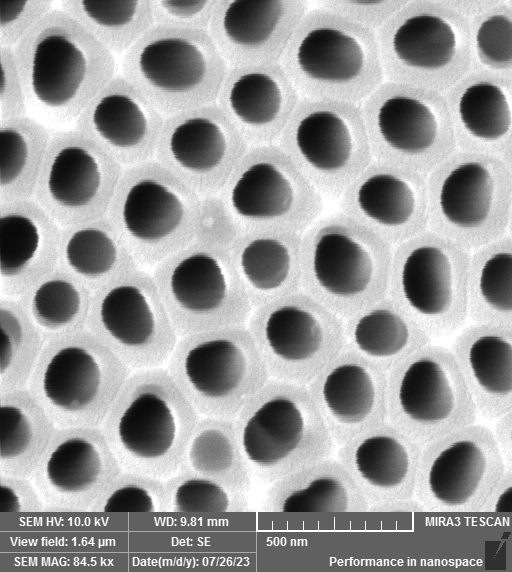
#> input picture test_img/front/Phosp-5hr-front-05.tif, 512 x 572 px, found by its file name
$ python edge_detection_for_uneven_surface.py
#> lines starting #> are read from the running program, lines starting #| are printed output that depends on the picture; after the words box and inside, x2 and y2 are one past the last pixel; in counts of white or black regions, pixels touching at a corner belong together
import numpy as np
import cv2
import math
# from textDetection import textDetection
from matplotlib import pyplot as plt

def euclidean_distance(point1, point2):
    return math.sqrt((point2[0] - point1[0])**2 + (point2[1] - point1[1])**2)

def find_closest_points(points):
    num_points = len(points)
    closest_points = [None] * num_points
    for i in range(num_points):
        min_distance = float('inf')
        for j in range(num_points):
            if i != j:
                distance = euclidean_distance(points[i], points[j])
                if distance < min_distance:
                    min_distance = distance
                    closest_points[i] = points[j]
    return closest_points

def plot_distribution(data_array):
    plt.hist(data_array, bins=10, edgecolor='black')  # You can adjust the number of bins as per your preference
    plt.xlabel('Values')
    plt.ylabel('Frequency')
    plt.xticks([np.min(data_array),np.mean(data_array),np.max(data_array)])

def get_longest_distance(data_array):
    max_x=1
    min_x=520
    max_y=1
    min_y=520
    for data in data_array:
        if data[1]>max_x:
            max_x=data[1]
        if data[1]<min_x:
            min_x=data[1]
        if data[0]>max_y:
            max_y=data[0]
        if data[0]<min_y:
            min_y=data[0]
    longest_x=max_x-min_x
    longest_y=max_y-min_y
    return [longest_x,longest_y]

def exact(data_array):
    pairs=[]
    for array in data_array:
        pairs.append([array[0][0],array[0][1]])
    return(pairs)

img_path='test_img/front/Phosp-5hr-front-05.tif'
img = cv2.imread(img_path, 0)
#> img is the input picture: shape (572, 512); min 8, max 255, mean 155.5
content_img = img[0:512, 0:512]
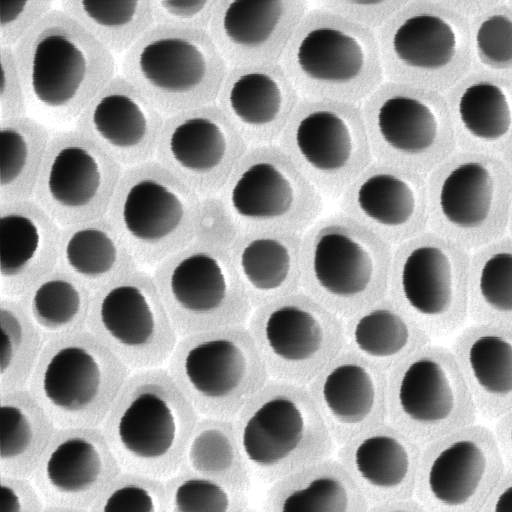
#> content_img: shape (512, 512); min 8, max 255, mean 160.4
text_img = img[513:550,257:423]
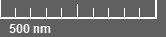
#> text_img: shape (37, 166); min 96, max 255, mean 111.6
# text=textDetection(text_img)
scale=cv2.threshold(text_img, 100, 255, cv2.THRESH_BINARY)[1]
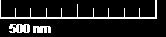
#> scale: shape (37, 166); 11.5% white in thin lines or dots, all inside (x1, y1, x2, y2) = (0, 0, 157, 33)
pixels=np.argwhere(scale == 255)
#> pixels = 704 pairs, first value 0 to 32, second value 0 to 156
scale_bar=get_longest_distance(pixels)
#> the loop in get_longest_distance, `for data in data_array:` made 704 passes
#> (data, max_y) on passes 7, 10, 13, 17, 21, 25, 29, 41, 53: ([2, 0], 2), ([3, 0], 3), ([4, 0], 4), ([5, 0], 5), ([6, 0], 6), ([7, 0], 7), ([8, 0], 8), ([9, 0], 9), ([10, 0], 10)
#> (data, max_x) on passes 2 to 3: ([0, 155], 155), ([0, 156], 156)
#> after the loop in get_longest_distance, `for data in data_array:`: max_x = 156; max_y = 32; min_x = 0
#> in get_longest_distance, `longest_x=max_x-min_x`: longest_x = 156
#> in get_longest_distance, `longest_y=max_y-min_y`: longest_y = 32
#> scale_bar = [156, 32]
kernel = np.ones((3,3), np.uint8)
content_blur = cv2.GaussianBlur(content_img, (3,3), 0)
# edges = cv2.Canny(content_blur,24,200)
ret, edges=cv2.threshold(content_blur,100,255,cv2.THRESH_BINARY_INV)
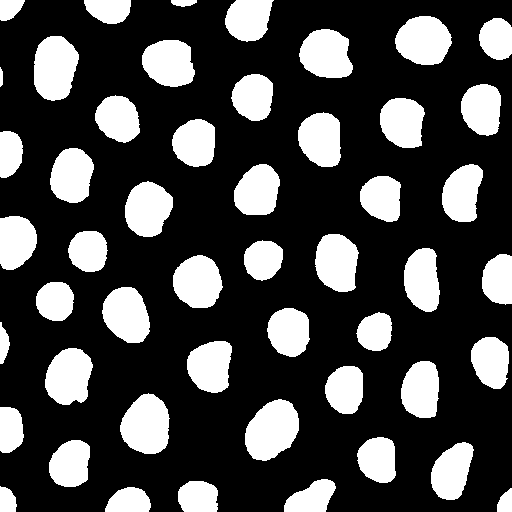
#> edges: shape (512, 512); 27.9% white; 50 white regions, largest, box (x1, y1, x2, y2) and area: (245, 399, 299, 461) 2423, (120, 393, 170, 454) 2292, (34, 36, 79, 101) 2287
close = cv2.morphologyEx(edges,cv2.MORPH_CLOSE,kernel,iterations=3)
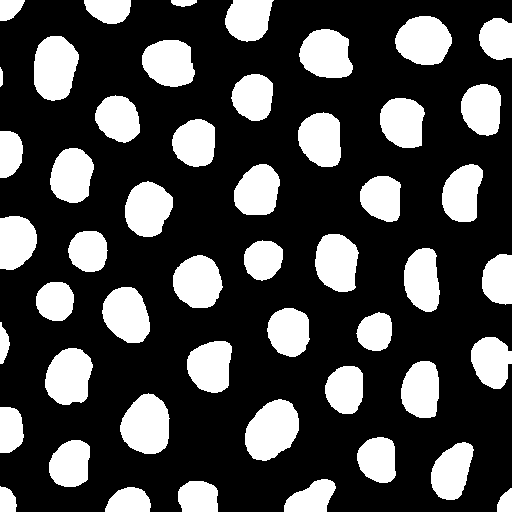
#> close: shape (512, 512); 28% white; 50 white regions
result = cv2.morphologyEx(edges,cv2.MORPH_CLOSE,kernel,iterations=3)
cnts = cv2.findContours(result, cv2.RETR_LIST,
                    cv2.CHAIN_APPROX_SIMPLE)[-2]
#> cnts = 50 contours; largest, box (x1, y1, x2, y2) and area: (245, 399, 299, 461) 2341, (120, 393, 170, 454) 2218, (34, 36, 79, 101) 2210, (395, 16, 452, 65) 2064, (45, 348, 93, 405) 2017
for cnt in cnts:
    cv2.drawContours(result,[cnt], 0, (255,255,255), -1)
#> this loop made 50 passes

minArea = 5
xcnts = []
xcnts_area = []
xcnts_distance = []
for cnt in cnts:
    cnt_t=exact(cnt)
    print(cnt_t)
    cnt_t_size=get_longest_distance(cnt_t)
    print(cnt_t_size)
    avg_diameter=0.5*(cnt_t_size[0]+cnt_t_size[1])
    if minArea<avg_diameter:
        x, y = cnt.mean(axis=0)[0]
        xcnts.append([x,y])
        xcnts_area.append(avg_diameter)
#> this loop made 50 passes
#> (longest_x in get_longest_distance, longest_y in get_longest_distance, avg_diameter, x, y) on passes 1 to 12: (23, 14, 18.5, 502.4, 499.1), (24, 45, 34.5, 129.4, 496.9), (25, 16, 20.5, 9.67, 495.7), (30, 39, 34.5, 196.4, 491.7), (32, 51, 41.5, 315, 492), (57, 42, 49.5, 452.8, 468.3), (46, 40, 43, 67.3, 462.7), (45, 38, 41.5, 375.6, 460.1), (45, 23, 34, 16.14, 429.6), (61, 53, 57, 272.6, 429.1), (60, 49, 54.5, 143.7, 426.1), (47, 37, 42, 340.4, 389.8)
#> (printed output is left out)
#> after the loop, xcnts = 50 pairs, first value 0.857 to 502.4, second value 3.53 to 499.1; xcnts_area = 50 values, max 57 at index 9, min 10.5 at index 40, mean 41.66
xcnts_closest_points=find_closest_points(xcnts)
#> in find_closest_points, `num_points = len(points)`: num_points = 50
#> in find_closest_points, `closest_points = [None] * num_points`: closest_points = 50 items
#> after the loop in find_closest_points, `for i in range(num_points):`: closest_points has the same summary as xcnts outside find_closest_points
#> xcnts_closest_points has the same summary as xcnts
for i in range(len(xcnts)):
    xcnts_distance.append(euclidean_distance(xcnts[i],xcnts_closest_points[i]))
#> after the loop, xcnts_distance = 50 values, max 86.2 at index 14, min 56.8 at index 40, mean 68.81
plt.figure('result')
plt.subplot(231),plt.imshow(content_img,cmap = 'gray')
plt.title('Original Image (%s)'%(img_path)), plt.xticks([]), plt.yticks([])
plt.subplot(232),plt.imshow(result,cmap = 'gray')
plt.title('Holes'), plt.xticks([]), plt.yticks([])
plt.subplot(233),plt.imshow(text_img,cmap = 'gray')
plt.text(0,50,'Scale bar length is %s pixels'%(scale_bar[0]),style='italic',color='red', fontsize=8)
plt.title('Scale'), plt.xticks([]), plt.yticks([])
plt.subplot(234),plot_distribution(xcnts_area)
plt.title('Diameter(pixel)')
plt.subplot(235),plot_distribution(xcnts_distance)
plt.title('Distance(pixel)')
plt.show()
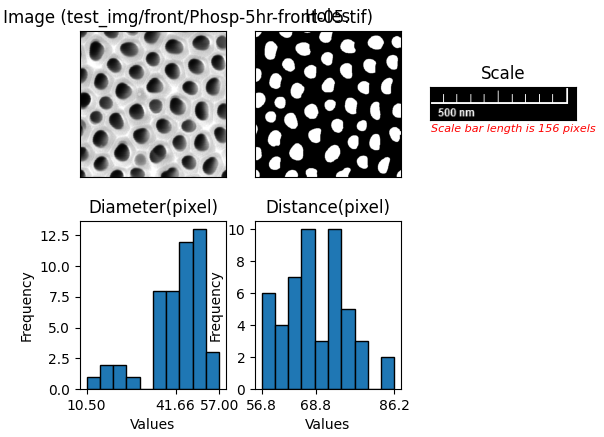
#> figure drawn by matplotlib, 5 panels; panel 4: tallest bar 13 high, from x = 47.7 to 52.35

$ run again, with test_img/front/Phosp-1hr-front-02.tif copied over test_img/front/Phosp-5hr-front-05.tif
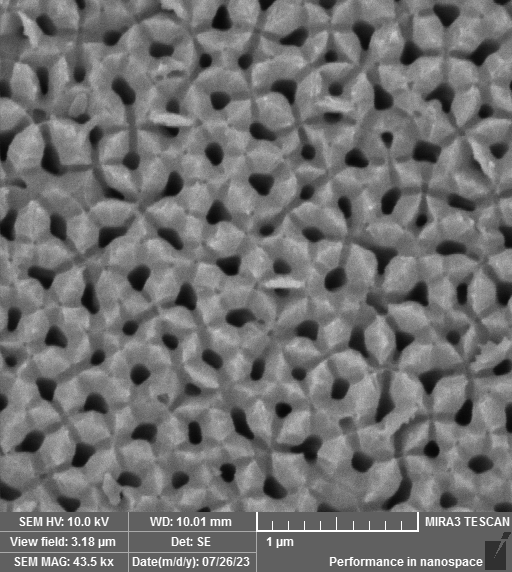
#> input picture test_img/front/Phosp-1hr-front-02.tif, 512 x 572 px, found by its file name
#> img is the input picture: shape (572, 512); min 6, max 255, mean 112.2
#> `scale=cv2.threshold(text_img, 100, 255, cv2.THRESH_BINARY)[1]`:
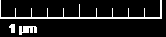
#> scale: shape (37, 166); 10% white in thin lines or dots
#> pixels = 615 pairs, first value 0 to 34, second value 0 to 161
#> the loop in get_longest_distance, `for data in data_array:` made 615 passes
#> (data, max_y) on passes 7, 10, 13, 17, 21, 25, 29, 41: ([2, 0], 2), ([3, 0], 3), ([4, 0], 4), ([5, 0], 5), ([6, 0], 6), ([7, 0], 7), ([8, 0], 8), ([9, 0], 9)
#> after the loop in get_longest_distance, `for data in data_array:`: max_x = 161; max_y = 34; min_x = 0
#> longest_x = 161
#> longest_y = 34
#> scale_bar = [161, 34]
#> edges: shape (512, 512); 28% white; 186 white regions (83 under 20 px), largest, box (x1, y1, x2, y2) and area: (377, 75, 512, 236) 4842, (358, 346, 512, 512) 4379, (31, 0, 181, 84) 2923
#> close: shape (512, 512); 29.4% white; 90 white regions (33 under 20 px)
#> cnts = 95 contours, 34 with area under 20; largest, box (x1, y1, x2, y2) and area: (0, 14, 186, 243) 10567, (311, 237, 512, 512) 10222, (292, 190, 431, 425) 6791, (338, 62, 512, 236) 6513, (0, 337, 108, 512) 3678
#> the loop `for cnt in cnts:` made 95 passes
#> cnt on passes 1, 5, 12, 13, 18, 29, 31, 33: [[36, 511], [37, 511]], [[158, 496], [158, 497], [159, 497], [159, 496]], [[487, 432], [487, 433]], [[111, 432], [111, 433], [112, 433]], [[118, 405], [118, 406]], [[319, 347]], [[87, 331]], [[509, 326], [509, 327], [511, 327], [511, 326]]
#> after the loop `for cnt in cnts:`:
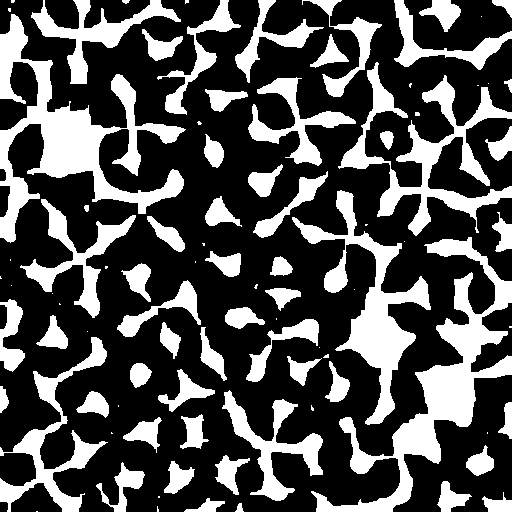
#> result: shape (512, 512); 31.1% white; 90 white regions (33 under 20 px), largest, box (x1, y1, x2, y2) and area: (0, 14, 186, 243) 11357, (311, 237, 512, 512) 10947, (292, 190, 431, 425) 7273
#> the loop `for cnt in cnts:` made 95 passes
#> (avg_diameter, x, y) on passes 3, 4, 6, 7, 8, 9, 10, 11: (8, 239.4, 507), (26.5, 207.2, 504.3), (24, 493, 500.8), (32, 450.8, 497.1), (48.5, 119.1, 487.4), (31, 179.4, 476.4), (36.5, 230.6, 472.1), (28.5, 480.5, 461.1)
#> (printed output is left out)
#> the loop `for i in range(len(xcnts)):` made 60 passes

$ run again, with test_img/front/Phosp-1hr-front-03.tif copied over test_img/front/Phosp-5hr-front-05.tif
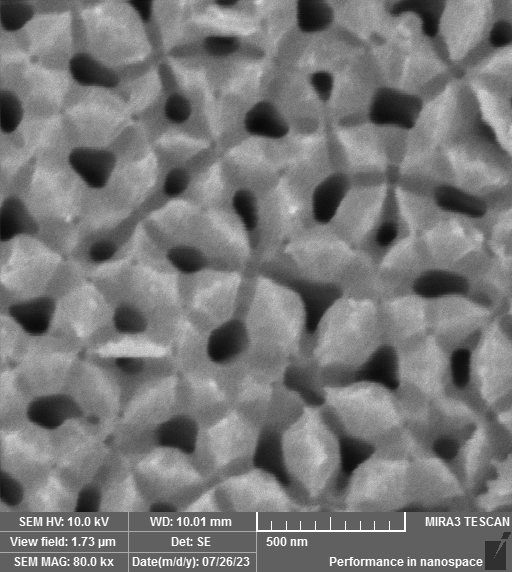
#> input picture test_img/front/Phosp-1hr-front-03.tif, 512 x 572 px, found by its file name
#> img is the input picture: shape (572, 512); min 8, max 255, mean 120
#> `scale=cv2.threshold(text_img, 100, 255, cv2.THRESH_BINARY)[1]`:
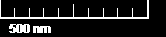
#> scale: shape (37, 166); 11.2% white in thin lines or dots, all inside (x1, y1, x2, y2) = (0, 0, 149, 33)
#> pixels = 688 pairs, first value 0 to 32, second value 0 to 148
#> the loop in get_longest_distance, `for data in data_array:` made 688 passes
#> (data, max_y) on passes 7, 10, 13, 17, 21, 25, 29, 41: ([2, 0], 2), ([3, 0], 3), ([4, 0], 4), ([5, 0], 5), ([6, 0], 6), ([7, 0], 7), ([8, 0], 8), ([9, 0], 9)
#> after the loop in get_longest_distance, `for data in data_array:`: max_x = 148; max_y = 32; min_x = 0
#> longest_x = 148
#> longest_y = 32
#> scale_bar = [148, 32]
#> edges: shape (512, 512); 22.9% white; 99 white regions (44 under 20 px), largest, box (x1, y1, x2, y2) and area: (365, 165, 512, 259) 3640, (283, 342, 401, 407) 3363, (82, 152, 209, 264) 2874
#> `close = cv2.morphologyEx(edges,cv2.MORPH_CLOSE,kernel,iterations=3)`:
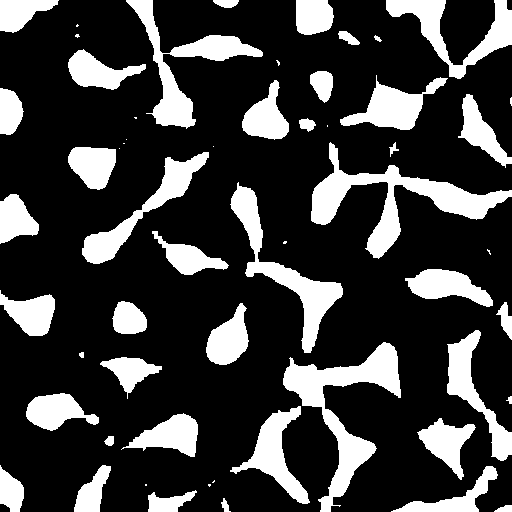
#> close: shape (512, 512); 23.5% white; 57 white regions (15 under 20 px)
#> cnts = 57 contours, 18 with area under 20; largest, box (x1, y1, x2, y2) and area: (311, 142, 512, 259) 5312, (283, 342, 401, 512) 5218, (230, 182, 343, 353) 3656, (126, 0, 263, 129) 3578, (386, 0, 512, 79) 2902
#> the loop `for cnt in cnts:` made 57 passes
#> cnt on passes 5, 6, 31, 33, 34, 37, 38, 40: [[145, 484], [145, 485], [146, 485], [146, 484]], [[214, 480], [212, 482], [213, 482], [214, 481]], [[119, 148]], [[213, 146]], [[123, 143], [124, 143]], [[126, 139]], [[327, 125], [327, 126]], [[134, 117], [135, 118], [136, 118], [136, 117]]
#> the loop `for cnt in cnts:` made 57 passes
#> (avg_diameter, x, y) on passes 1, 2, 3, 7, 8, 9, 10, 11: (11.5, 501.2, 508.2), (11, 224.4, 504.5), (34.5, 174.4, 497.8), (75.5, 459, 491.2), (41, 93.94, 484.3), (34.5, 12.72, 489.7), (9, 108, 441.5), (59.5, 446.9, 443.6)
#> (printed output is left out)
#> after the loop `for cnt in cnts:`: xcnts = 41 pairs, first value 12.72 to 508.7, second value 3.95 to 508.2; xcnts_area = 41 values, max 158 at index 26, min 6 at index 10, mean 55.06
#> num_points = 41
#> in find_closest_points, `closest_points = [None] * num_points`: closest_points = 41 items
#> after the loop in find_closest_points, `for i in range(num_points):`: closest_points = 41 pairs, first value 19.11 to 508.7, second value 3.95 to 508.2
#> xcnts_closest_points has the same summary as closest_points in find_closest_points
#> the loop `for i in range(len(xcnts)):` made 41 passes
#> after the loop `for i in range(len(xcnts)):`: xcnts_distance = 41 values, max 95.93 at index 29, min 28.76 at index 10, mean 59.67
